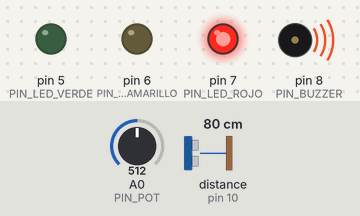
Bench run of a sketch on a simulated Arduino Uno, built with avr-gcc and run on an emulated ATmega328P. On the bench: output pins drawn as LEDs (lit = HIGH), buzzer (waves = sounding, pin HIGH). Wiring (inferred from the names in the program): ultrasonic range finder: trigger pin 9; echo pin 10. The inputs (shaded band) are chosen by the test bench; at power-on: distance to the obstacle (sensor on pin 10) 80 cm, A0 (PIN_POT) = 512. The echo pulse lasts 58.3 µs per cm; pins used as bus, display or sensor lines are not drawn; what the sketch prints to the serial monitor is not drawn.

Above: at 6.8 s.
6.9 s: distance to the obstacle (sensor on pin 10) set to 41 cm
11.4 s: distance to the obstacle (sensor on pin 10) set to 35 cm
At 13.1 s:
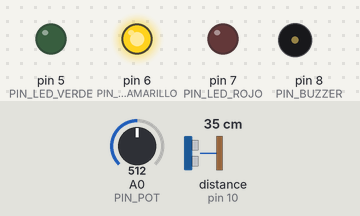
15.9 s: distance to the obstacle (sensor on pin 10) set to 2 cm
At 18.8 s:
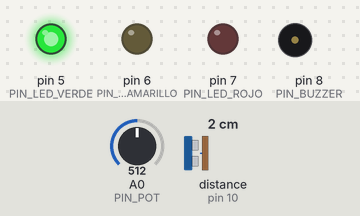
20.4 s: A0 (PIN_POT) set to 183
24.9 s: A0 (PIN_POT) set to 163
At 28.1 s:
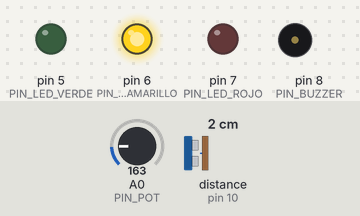
31.5 s: A0 (PIN_POT) set to 306
At 33.8 s:
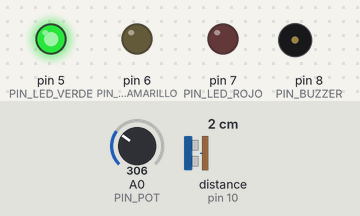
Timing chart, 0 to 35.3 s (numbered marks = the images above; inputs shaded):
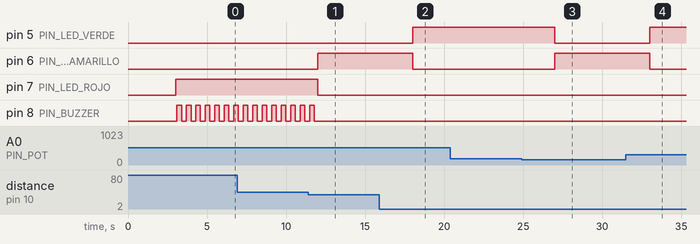

Measured:
- the behaviour switches between 39 and 38 cm on distance to the obstacle (sensor on pin 10) (found by bisection; images 0 and 1)
- the behaviour switches between 171 and 170 on A0 (PIN_POT) (found by bisection; images 2 and 3)
- after the input at 11.4 s, pin 6 (PIN_LED_AMARILLO): LOW → HIGH after 0.60 s; pin 7 (PIN_LED_ROJO): HIGH → LOW after 0.60 s; pin 8 (PIN_BUZZER): goes on until 11.8 s, then stays LOW
- after the input at 15.9 s, pin 5 (PIN_LED_VERDE): LOW → HIGH after 2.1 s; pin 6 (PIN_LED_AMARILLO): HIGH → LOW after 2.1 s
- after the input at 20.4 s, every drawn part: stays the same
- after the input at 24.9 s, pin 5 (PIN_LED_VERDE): HIGH → LOW after 2.1 s; pin 6 (PIN_LED_AMARILLO): LOW → HIGH after 2.1 s
- after the input at 31.5 s, pin 5 (PIN_LED_VERDE): LOW → HIGH after 1.5 s; pin 6 (PIN_LED_AMARILLO): HIGH → LOW after 1.5 s

The sketch:

arduino_proteus_telemetria.ino
```cpp
/*
 * arduino_proteus_telemetria.ino
 * ------------------------------------------------------------------
 * Simulación en Proteus del nodo IoT de una cisterna, con alertas
 * visuales/sonoras en placa y evento lógico incluido en el JSON.
 *
 * Sensores simulados:
 *   - HC-SR04 (ultrasónico)  -> nivel_carga (litros)
 *   - Potenciómetro en A0    -> flujo_instantaneo (L/min, negativo = descarga)
 *
 * Salida: una línea JSON por Serial.println() cada INTERVALO_MS,
 * a 9600 baudios, que el COMPIM entrega al puerto COM virtual y de
 * ahí lo recoge proteusSerialBridge.js.
 *
 * Formato JSON (ahora con "evento"):
 *   {"id_cisterna":1,"latitud":-16.5100000,"longitud":-68.1300000,
 *    "nivel_carga":1500.00,"flujo_instantaneo":-25.50,
 *    "evento":"ALERTA_NIVEL_BAJO"}
 *
 * Prioridad de eventos (de mayor a menor urgencia; solo se reporta
 * y se enciende UN LED "principal" a la vez, salvo el buzzer que
 * acompaña únicamente a los estados críticos):
 *   1. FALLA_SENSOR         -> el dato de nivel no es confiable
 *   2. ALERTA_CRITICA_VACIO -> nivel < 5%
 *   3. ALERTA_NIVEL_BAJO    -> nivel < 20%
 *   4. DESCARGA_INMEDIATA   -> flujo de descarga muy alto
 *   5. EN_RUTA              -> operación normal
 *
 * Sin delay() bloqueantes: todo (muestreo, envío y parpadeo del
 * buzzer) se controla con millis(). El único bloqueo corto es
 * pulseIn() del HC-SR04 (tiene timeout, dura como máximo unos ms).
 * ------------------------------------------------------------------
 */

// ---------- Configuración de pines: sensores ----------
const uint8_t PIN_TRIG = 9;   // HC-SR04 Trigger
const uint8_t PIN_ECHO = 10;  // HC-SR04 Echo
const uint8_t PIN_POT  = A0;  // Potenciómetro -> simula flujo instantáneo

// ---------- Configuración de pines: alertas ----------
const uint8_t PIN_LED_VERDE    = 5; // Estado normal
const uint8_t PIN_LED_AMARILLO = 6; // Advertencia
const uint8_t PIN_LED_ROJO     = 7; // Crítico
const uint8_t PIN_BUZZER       = 8; // Zumbador (activo solo en estado crítico)

// ---------- Parámetros del "tanque" simulado ----------
const float DISTANCIA_TANQUE_VACIO_CM = 40.0;  // eco cuando el tanque está vacío
const float DISTANCIA_TANQUE_LLENO_CM = 4.0;   // eco cuando el tanque está lleno
const float CAPACIDAD_MAXIMA_LITROS   = 10000.0;

// ---------- Umbrales de alerta ----------
const float UMBRAL_NIVEL_BAJO_LITROS    = CAPACIDAD_MAXIMA_LITROS * 0.20; // 2000 L
const float UMBRAL_NIVEL_CRITICO_LITROS = CAPACIDAD_MAXIMA_LITROS * 0.05; // 500 L
const float UMBRAL_DESCARGA_ALTA_LPM    = -25.0; // L/min; flujo <= esto = descarga fuerte

// ---------- Datos fijos / de identificación ----------
const int ID_CISTERNA = 1;

// ---------- Ruta simulada (lat/long estáticas por tramo) ----------
struct PuntoRuta {
  float lat;
  float lon;
};

const PuntoRuta RUTA[] = {
  { -16.5100000, -68.1300000 },
  { -16.5102000, -68.1298000 },
  { -16.5104000, -68.1296500 },
  { -16.5106500, -68.1295000 },
  { -16.5108000, -68.1293200 },
};
const uint8_t TOTAL_PUNTOS_RUTA = sizeof(RUTA) / sizeof(RUTA[0]);
uint8_t indiceRuta = 0;

// ---------- Temporización no bloqueante: envío de telemetría ----------
const unsigned long INTERVALO_MS = 3000; // cada 3 segundos
unsigned long ultimoEnvio = 0;

// ---------- Estado para conservar el último nivel válido ----------
// Si el HC-SR04 falla (duracion == 0), en vez de inventar un valor
// (antes se asumía "tanque lleno", lo que ocultaba la falla) se
// conserva el último nivel real conocido y se reporta FALLA_SENSOR.
float ultimoNivelValidoLitros = CAPACIDAD_MAXIMA_LITROS;

// ---------- Temporización no bloqueante: parpadeo del buzzer ----------
const unsigned long INTERVALO_BUZZER_MS = 300;
unsigned long ultimoCambioBuzzer = 0;
bool buzzerEncendido = false;
bool alertaCriticaActiva = false; // true cuando el estado actual es crítico

void setup() {
  Serial.begin(9600);

  pinMode(PIN_TRIG, OUTPUT);
  pinMode(PIN_ECHO, INPUT);
  digitalWrite(PIN_TRIG, LOW);

  pinMode(PIN_LED_VERDE, OUTPUT);
  pinMode(PIN_LED_AMARILLO, OUTPUT);
  pinMode(PIN_LED_ROJO, OUTPUT);
  pinMode(PIN_BUZZER, OUTPUT);

  digitalWrite(PIN_LED_VERDE, LOW);
  digitalWrite(PIN_LED_AMARILLO, LOW);
  digitalWrite(PIN_LED_ROJO, LOW);
  digitalWrite(PIN_BUZZER, LOW);
}

void loop() {
  unsigned long ahora = millis();

  // El buzzer se revisa en CADA vuelta del loop (no solo cuando se
  // envía telemetría), para que el parpadeo sea fluido e independiente
  // del intervalo de envío de 3 s.
  actualizarBuzzer(ahora);

  if (ahora - ultimoEnvio >= INTERVALO_MS) {
    ultimoEnvio = ahora;
    enviarLectura();
  }
}

void enviarLectura() {
  bool fallaSensor = false;
  float nivelLitros = leerNivelCargaLitros(fallaSensor);
  float flujo = leerFlujoInstantaneo();
  PuntoRuta punto = siguientePuntoRuta();

  const char* evento = determinarEvento(nivelLitros, flujo, fallaSensor);
  actualizarLEDs(evento);

  imprimirJSON(ID_CISTERNA, punto.lat, punto.lon, nivelLitros, flujo, evento);
}

// Lee el HC-SR04 y convierte la distancia en litros dentro del tanque.
// fallaSensor se marca en true si pulseIn no detecta un eco válido.
float leerNivelCargaLitros(bool &fallaSensor) {
  fallaSensor = false;

  digitalWrite(PIN_TRIG, LOW);
  delayMicroseconds(4);
  digitalWrite(PIN_TRIG, HIGH);
  delayMicroseconds(20); // ensanchado respecto al mínimo de 10us del datasheet,
                         // para evitar que simuladores con paso de tiempo
                         // grueso "pierdan" el pulso (ver notas de depuración)
  digitalWrite(PIN_TRIG, LOW);

  unsigned long duracion = pulseIn(PIN_ECHO, HIGH, 30000UL); // timeout 30 ms

  if (duracion == 0) {
    fallaSensor = true;
    // No se asume "tanque lleno": se conserva el último valor real
    // conocido para no ensuciar el histórico con datos inventados.
    return ultimoNivelValidoLitros;
  }

  float distanciaCm = (duracion * 0.0343) / 2.0;
  distanciaCm = constrain(distanciaCm, DISTANCIA_TANQUE_LLENO_CM, DISTANCIA_TANQUE_VACIO_CM);

  float porcentajeLleno = 1.0 - ((distanciaCm - DISTANCIA_TANQUE_LLENO_CM) /
                                  (DISTANCIA_TANQUE_VACIO_CM - DISTANCIA_TANQUE_LLENO_CM));

  float nivel = porcentajeLleno * CAPACIDAD_MAXIMA_LITROS;
  ultimoNivelValidoLitros = nivel;
  return nivel;
}

// Lee el potenciómetro (0-1023) y lo mapea a un flujo simulado en L/min.
float leerFlujoInstantaneo() {
  int lecturaCruda = analogRead(PIN_POT);
  float flujo = map(lecturaCruda, 0, 1023, -3000, 0) / 100.0; // -30.00 a 0.00 L/min
  return flujo;
}

PuntoRuta siguientePuntoRuta() {
  PuntoRuta punto = RUTA[indiceRuta];
  indiceRuta = (indiceRuta + 1) % TOTAL_PUNTOS_RUTA;
  return punto;
}

// Determina el evento lógico según prioridad. Devuelve un puntero a
// una cadena literal (vive en flash/RAM estática, segura de retornar).
const char* determinarEvento(float nivel, float flujo, bool fallaSensor) {
  if (fallaSensor) {
    return "FALLA_SENSOR";
  }
  if (nivel < UMBRAL_NIVEL_CRITICO_LITROS) {
    return "ALERTA_CRITICA_VACIO";
  }
  if (nivel < UMBRAL_NIVEL_BAJO_LITROS) {
    return "ALERTA_NIVEL_BAJO";
  }
  if (flujo <= UMBRAL_DESCARGA_ALTA_LPM) {
    return "DESCARGA_INMEDIATA";
  }
  return "EN_RUTA";
}

// Enciende el LED correspondiente al evento actual y habilita/deshabilita
// la bandera que activa el parpadeo no bloqueante del buzzer.
void actualizarLEDs(const char* evento) {
  bool esNormal = (strcmp(evento, "EN_RUTA") == 0);
  bool esAdvertencia = (strcmp(evento, "ALERTA_NIVEL_BAJO") == 0) ||
                       (strcmp(evento, "DESCARGA_INMEDIATA") == 0);
  bool esCritico = (strcmp(evento, "ALERTA_CRITICA_VACIO") == 0) ||
                    (strcmp(evento, "FALLA_SENSOR") == 0);

  digitalWrite(PIN_LED_VERDE, esNormal ? HIGH : LOW);
  digitalWrite(PIN_LED_AMARILLO, esAdvertencia ? HIGH : LOW);
  digitalWrite(PIN_LED_ROJO, esCritico ? HIGH : LOW);

  alertaCriticaActiva = esCritico;
}

// Alterna el buzzer cada INTERVALO_BUZZER_MS mientras el estado sea
// crítico; se apaga de inmediato apenas deja de serlo. No bloquea el
// loop en ningún momento.
void actualizarBuzzer(unsigned long ahora) {
  if (!alertaCriticaActiva) {
    if (buzzerEncendido) {
      digitalWrite(PIN_BUZZER, LOW);
      buzzerEncendido = false;
    }
    return;
  }

  if (ahora - ultimoCambioBuzzer >= INTERVALO_BUZZER_MS) {
    ultimoCambioBuzzer = ahora;
    buzzerEncendido = !buzzerEncendido;
    digitalWrite(PIN_BUZZER, buzzerEncendido ? HIGH : LOW);
  }
}

// Arma la línea JSON (con el nuevo campo "evento") y la envía por Serial.
void imprimirJSON(int idCisterna, float lat, float lon, float nivel, float flujo, const char* evento) {
  Serial.print("{\"id_cisterna\":");
  Serial.print(idCisterna);
  Serial.print(",\"latitud\":");
  Serial.print(lat, 7);
  Serial.print(",\"longitud\":");
  Serial.print(lon, 7);
  Serial.print(",\"nivel_carga\":");
  Serial.print(nivel, 2);
  Serial.print(",\"flujo_instantaneo\":");
  Serial.print(flujo, 2);
  Serial.print(",\"evento\":\"");
  Serial.print(evento);
  Serial.println("\"}");
}
```
